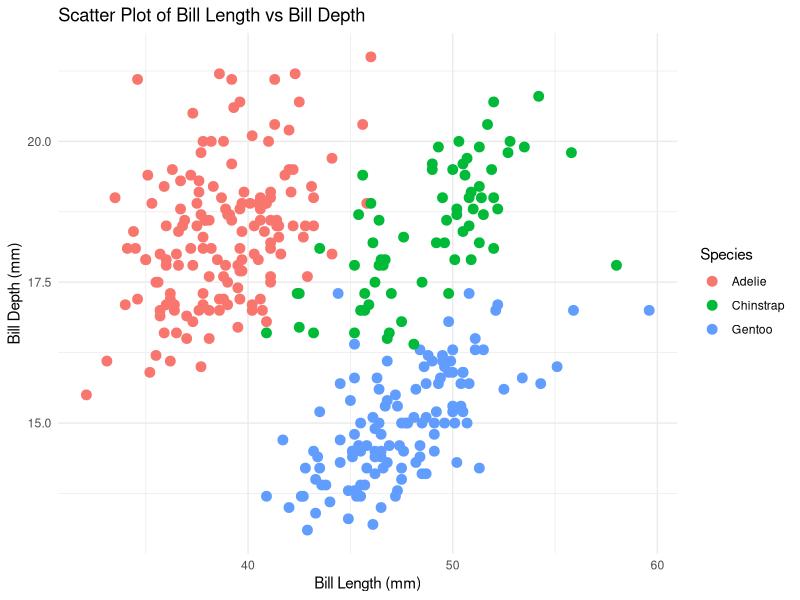
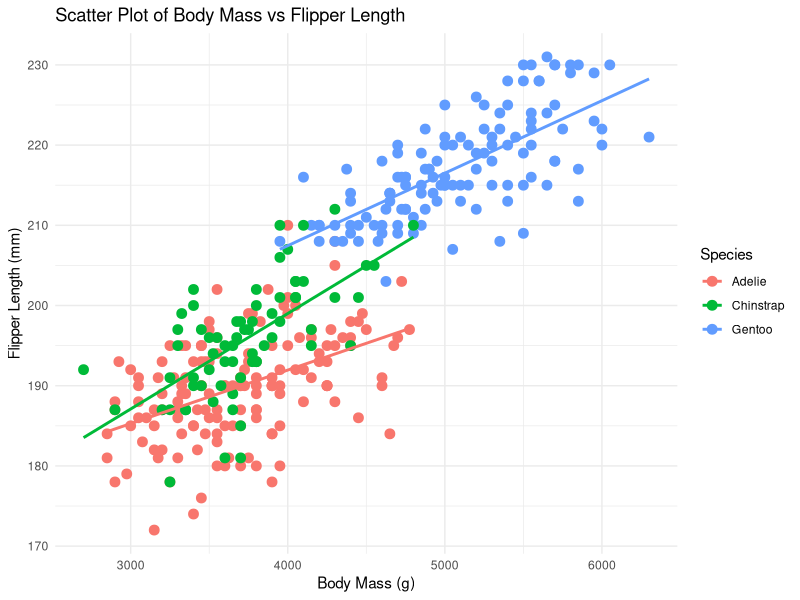

The R script that drew these images, in order:
## ---- chunk 1
knitr::opts_chunk$set(echo = TRUE)
## ---- chunk 2
# Load tidyverse and palmerpenguins libraries
library(tidyverse)
#install.packages("palmerpenguins")
library(palmerpenguins)
## ---- chunk 3
#create a ggplt scatter plot using the penguins dataset.
#Plot bill_length_mm on the x-axis and bill_depth_mm on the y-axis.
#Color the points by species and use geom_point with size 3.
#Add a minimal theme and lean labels.

ggplot(penguins, aes(x = bill_length_mm, y = bill_depth_mm, color = species)) +
  geom_point(size = 3) +
  theme_minimal() +
  labs(title = "Scatter Plot of Bill Length vs Bill Depth",
       x = "Bill Length (mm)",
       y = "Bill Depth (mm)",
       color = "Species")
## ---- chunk 4
#Generate a scatter plot mapping body_mass_g on the x-axis and flipper_length_mm on the y-axis.
#Add a linear regression trend line (geom_smooth) for each individual species.

ggplot(penguins, aes(x = body_mass_g, y = flipper_length_mm, color = species)) +
  geom_point(size = 3) +
  geom_smooth(method = "lm", se = FALSE) +
  theme_minimal() +
  labs(title = "Scatter Plot of Body Mass vs Flipper Length",
       x = "Body Mass (g)",
       y = "Flipper Length (mm)",
       color = "Species")
